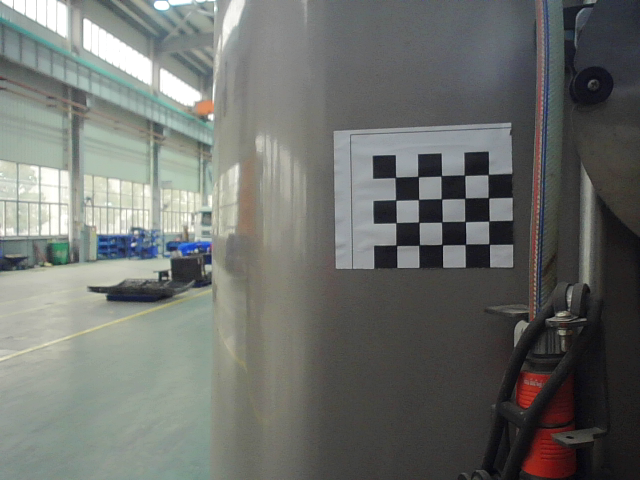
//> input picture data/0124/x3.bmp, 640 x 480 px, given in place of Source image.jpg, which was not available
$ ./jigsaw   (built with g++ and OpenCV 4)
//> lines starting //> are read from the running program, lines starting //| are printed output that depends on the picture; pictures that were not available may be replaced by others from this repository, and a replacement may not be noted
#include <opencv2/core/core.hpp>
#include <opencv2/highgui/highgui.hpp>
#include <opencv2/imgproc/imgproc.hpp>
#include <time.h>
#include <iostream>
#include <vector>

using namespace std;
using namespace cv;

Mat Sourceimage,Spilteimage,Rebuildimage,Dstimage;
int rows,cols;
int Roirows,Roicols;
vector<Mat>arraryimage;
void Randarrary( vector<Mat> &vectorMat);    //随机排列子图像序列函数
static int vectornumber=0;
void OnMouseAction(int event,int x,int y,int flags,void *ustc);  //鼠标回调事件函数

int main(int argc,char*argv[])
{
	Sourceimage=imread("Source image.jpg");
//> Sourceimage is the input picture: 480 rows x 640 cols, CV_8UC3; mean B, G, R 108.4, 112.2, 109.6
	imshow("Source image",Sourceimage);
	rows = 4;      // atoi(argv[2]);
	cols = 4;      // atoi(argv[3]);
	Roirows=Sourceimage.rows/rows;
//> Roirows = 120
	Roicols=Sourceimage.cols/cols;
//> Roicols = 160

	Spilteimage=Mat::zeros(Sourceimage.rows,Sourceimage.cols,Sourceimage.type());
	Dstimage=Mat::zeros(Sourceimage.rows,Sourceimage.cols,Sourceimage.type());
	for(int i=0;i<rows;i++)
	{
		for(int j=0;j<cols;j++)
		{
			Mat SourceRoi=Sourceimage(Rect(j*Roicols,i*Roirows,Roicols-1,Roirows-1));
			arraryimage.push_back(SourceRoi);

		}
	}
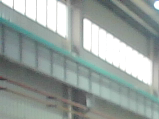
//> arraryimage[0]: 119 rows x 159 cols, CV_8UC3; mean B, G, R 158.5, 162.3, 152
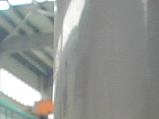
//> arraryimage[1]: 119 rows x 159 cols, CV_8UC3; mean B, G, R 146.4, 149.4, 146.3
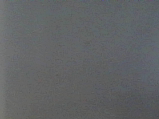
//> arraryimage[2]: 119 rows x 159 cols, CV_8UC3; mean B, G, R 101.1, 99.2, 96.9
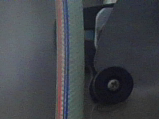
//> arraryimage[3]: 119 rows x 159 cols, CV_8UC3; mean B, G, R 74.5, 68.9, 65.4
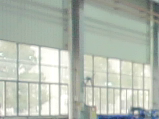
//> arraryimage[4]: 119 rows x 159 cols, CV_8UC3; mean B, G, R 177.2, 188.5, 180.4

	Randarrary( arraryimage);
//> the loop in Randarrary, `for(int i=0;i<vectorMat.size();i++)` made 16 passes
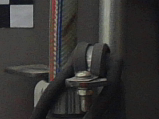
//> arraryimage[5]: 119 rows x 159 cols, CV_8UC3; mean B, G, R 50.3, 51.6, 53.1

	for(int i=0;i<rows;i++)
	{
		for(int j=0;j<cols;j++)
		{
			Mat SpilterRoi=Spilteimage(Rect(j*Roicols,i*Roirows,Roicols-1,Roirows-1));
			addWeighted(SpilterRoi,0,arraryimage[vectornumber],1,0,SpilterRoi);
			vectornumber++;
			imshow("Splite image",Spilteimage);
			waitKey(150);
		}
	}
//> this loop made 4 passes
//> vectornumber on passes 1 to 4: 4, 8, 12, 16
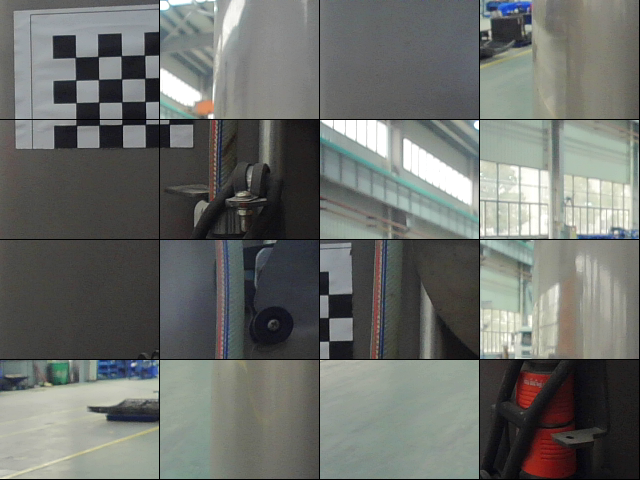
//> Spilteimage: 480 rows x 640 cols, CV_8UC3; mean B, G, R 107, 110.8, 108.2
//> after the loop, vectornumber = 16

	setMouseCallback("Splite image",OnMouseAction);

	waitKey();

}

//*******************************************************************//
//随机调换所有的子图像序列的位置，用于在 Splite image中显示
//*******************************************************************//
void Randarrary( vector<Mat>& vectorMat)
{
	for(int i=0;i<vectorMat.size();i++)
	{
		srand(int(time(0)));
		int a=rand()%(vectorMat.size()-i)+i;
		swap(vectorMat[i],vectorMat[a]);
	}

}

//*******************************************************************//
//鼠标回调函数，用于获取需要查找的子图像在原图像中的位置，并叠加显示在目标图像中
//*******************************************************************//
void OnMouseAction(int event,int x,int y,int flags,void *ustc)
{
	if(event==CV_EVENT_LBUTTONDOWN)
	{
		Mat RoiSpilte,RoiSource;
		int rows=(y/Roirows)*Roirows;
		int cols=(x/Roicols)*Roicols;

		RoiSpilte=Spilteimage(Rect(cols,rows,Roicols,Roirows));
		imshow("Slice",RoiSpilte);

		Mat image=Mat::zeros(Sourceimage.rows-Roirows,Sourceimage.cols-Roicols,CV_32FC1);
		matchTemplate(Sourceimage,RoiSpilte,image,1);
		normalize(image,image,0,1,NORM_MINMAX);

		double minV=0;
		double maxV=0;
		Point minP,maxP;

		minMaxLoc(image,&minV,&maxV,&minP,&maxP);

		//Mat ROIS=Sourceimage(Rect(maxP.x,maxP.y,Roicols,Roirows));
		Mat ROIDst=Dstimage(Rect(minP.x,minP.y,Roicols,Roirows));
		addWeighted(ROIDst,0,RoiSpilte,1,0,ROIDst,-1);
		imshow("Jigsaw image",Dstimage);
	}
}
